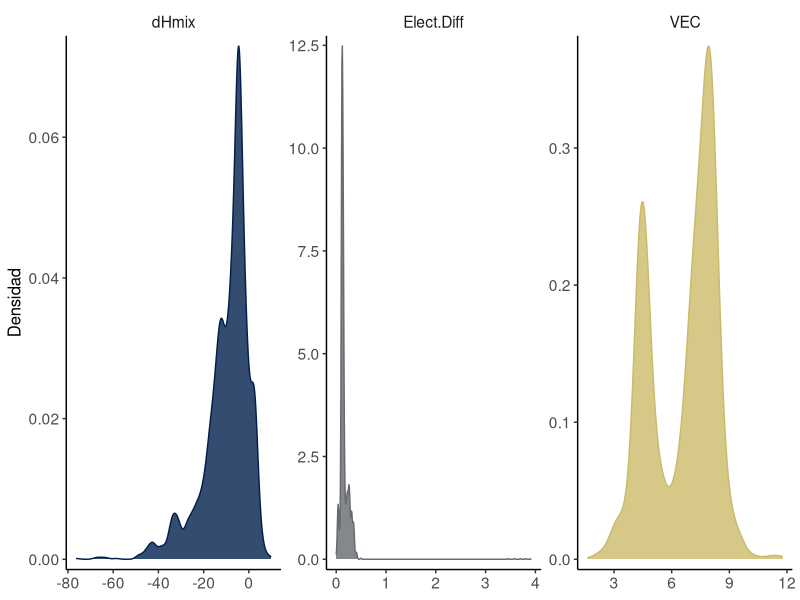
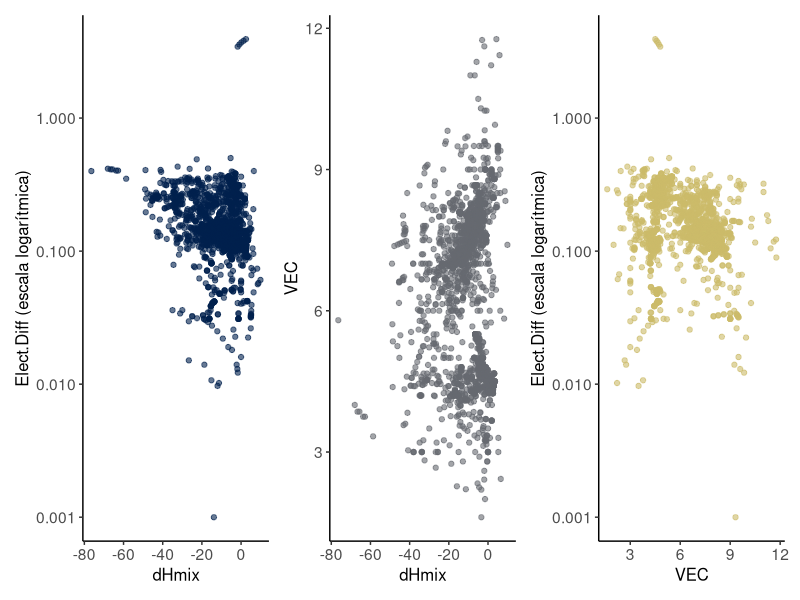
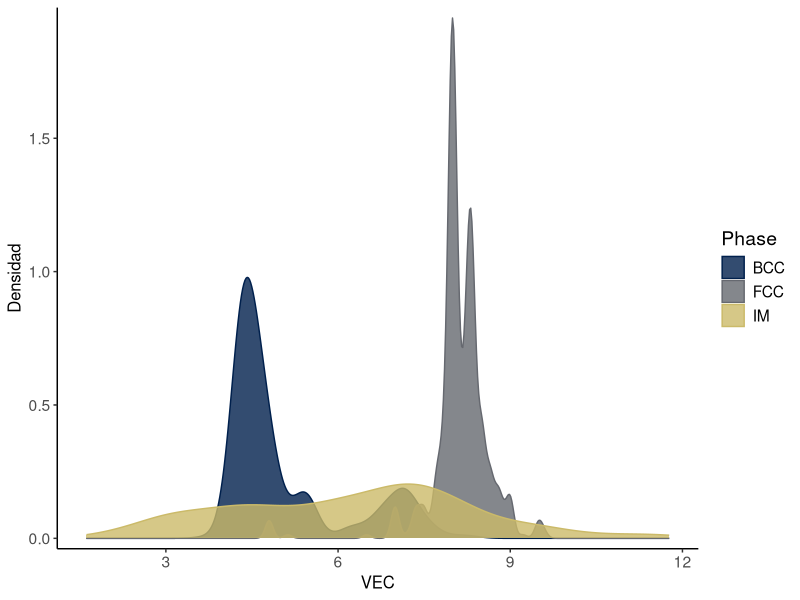

The R source for these figures, in order:
## ---- chunk 1
library(tidyverse)
library(here)

hea1 <- read_csv2(here("Data", "Base de datos 1.csv")) 
hea2 <- read_csv2(here("Data", "Base de datos 2.csv"))

hea1_selected <- 
  hea1 |> 
  select(
    # `Alloy ID`, 
    dHmix, 
    Elect.Diff = `Elect,Diff`, 
    VEC, 
    Phase = Microstructure_ 
    # IM_Structure
  )  

hea2_selected <- 
  hea2 |> 
  select(
    dHmix = `ΔH_mix (kJ/mol)`, 
    Elect.Diff = Δχ, 
    VEC, 
    Phase
    # S_Phase
  )

hea_melted <- bind_rows(hea1_selected, hea2_selected)
## ---- chunk 2
# ggplot2 theme
theme_set(theme_classic())
theme_update(
  text = element_text(size = 14),
  axis.title = element_text(size = 12),
  strip.background = element_blank()
)

cool_color <- "#DCEEF3"
red_color <- "#E31B23"
dark_color <- "#003366"
accent_color <- "#FFC325"
medium_color <- "#005CAB"
gray_color <- "#E6F1EE"
update_geom_defaults("point", list(color = medium_color))
update_geom_defaults("line", list(color = medium_color))
update_geom_defaults("col", list(color = NA, fill = medium_color))
update_geom_defaults("bar", list(color = "#FFFFFF", fill = medium_color))
## ---- chunk 3
#| tbl-cap: "Estadísticos descriptivos de las variables numéricas: tasa de valores faltantes; media aritmética; desviación estándar; mínimo; percentil 25; mediana (p50); percentil 75; máximo."
#| label: tbl-numeric-skim
library(skimr)
my_skim <- skim_with(numeric = sfl(hist = NULL))
my_skim(hea_melted) |> 
  yank("numeric") |> 
  select(-n_missing) |> 
  mutate(complete_rate = paste0(100 - complete_rate * 100, "%")) |> 
  rename(
    variable = skim_variable,
    "tasa de faltantes" = complete_rate, 
    media = mean, 
    "desv. est." = sd,
    "mínimo" = p0,
    "máximo" = p100
  ) |> 
  knitr::kable(digits = 2)

cv_dHmix <- abs(sd(hea_melted$dHmix) / mean(hea_melted$dHmix))
cv_Elect.Diff <- abs(sd(hea_melted$Elect.Diff) / mean(hea_melted$Elect.Diff))
cv_VEC <- abs(sd(hea_melted$VEC) / mean(hea_melted$VEC))
## ---- chunk 4
#| label: fig-distr
#| fig-cap: "Estimación de densidad de las variables numéricas mediante kernel gaussiano."
#| fig-width: 7
#| fig-height: 3.5
hea_melted |>
  pivot_longer(cols = where(is.numeric)) |> 
  ggplot(aes(x = value)) +
  geom_density(aes(fill = name, color = name), show.legend = FALSE, alpha = 0.8) +
  scale_fill_viridis_d(end = 0.8, option = "E") +
  scale_color_viridis_d(end = 0.8, option = "E") +
  facet_wrap(~name, scales = "free", ncol = 3) +
  scale_y_continuous(expand = expansion(mult = 0.02)) +
  labs(x = NULL, y = "Densidad") 
## ---- chunk 5
#| label: fig-scatter
#| fig-cap: "Nubes de dispersión de las variables numéricas. Elect.Diff es transformada por la función logaritmo con desplazamiento de 0.001."
#| fig-width: 8
#| fig-height: 3.5
library(patchwork)
p1 <- 
  ggplot(hea_melted, aes(x = dHmix, y = Elect.Diff + 0.001)) + 
  geom_point(alpha = 0.6, color = viridisLite::cividis(3, end = 0.8)[1]) +
  scale_y_log10() +
  labs(y = "Elect.Diff (escala logarítmica)")

p2 <- 
  ggplot(hea_melted, aes(x = dHmix, y = VEC)) + 
  geom_point(alpha = 0.6, color = viridisLite::cividis(3, end = 0.8)[2])

p3 <- 
  ggplot(hea_melted, aes(x = VEC, y = Elect.Diff + 0.001)) + 
  geom_point(alpha = 0.6, color = viridisLite::cividis(3, end = 0.8)[3]) +
  scale_y_log10() +
  labs(y = "Elect.Diff (escala logarítmica)")

p1 + p2 + p3
## ---- chunk 6
#| tbl-cap: "Estadísticos descriptivos de la variable Phase."
#| label: tbl-chr
my_skim(hea_melted) |> 
  yank("character") |> 
  select(-c(n_missing, min, max, empty, whitespace)) |> 
  mutate(complete_rate = paste0(round(100 - complete_rate * 100, 2), "%")) |> 
  rename(
    variable = skim_variable,
    "tasa de faltantes" = complete_rate,
    "n únicos" = n_unique
  ) |> 
  knitr::kable(digits = 2)
## ---- chunk 7
#| tbl-cap: "30 Phases más frecuentes. Las Phases menos frecuentes fueron agrupadas en Otras; los valores faltantes se denotan NA."
#| label: tbl-phases
common_phases <- 
  hea_melted |> 
  mutate(Phase = fct_lump_n(Phase, 29, other_level = "Otras")) |>
  count(Phase, sort = TRUE)

knitr::kable(
  list(common_phases[1:10, ], common_phases[11:20, ], common_phases[21:30, ]),
  booktabs = TRUE
)
## ---- chunk 8
#| fig-cap: "El factor que separa la distribución de VEC es la fase."
#| label: fig-phase-density
#| fig-width: 4
#| fig-height: 3.5
hea_melted |> 
  filter(Phase %in% c("BCC", "FCC", "IM")) |> 
  ggplot(aes(x = VEC)) + 
  geom_density(aes(fill = Phase, color = Phase), alpha = 0.8) +
  scale_fill_viridis_d(option = "E", end = 0.8) + 
  scale_color_viridis_d(option = "E", end = 0.8) +
  scale_y_continuous(expand = expansion(mult = 0.02)) +
  labs(y = "Densidad")
